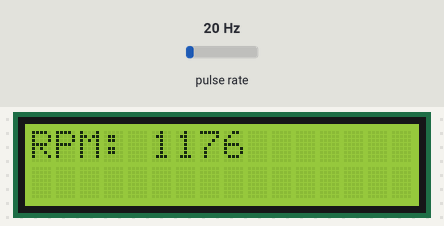
A sketch run on a simulated Arduino Uno, built with avr-gcc and run on an emulated ATmega328P. Parts: 16×2 character LCD. Wiring (inferred from the names in the program): pulse sensor: data pin 2. The inputs (shaded band) are chosen by the test bench; at power-on: pulse rate 20 Hz.

Above: at 3.2 s.
3.3 s: pulse rate (sensor on pin 2) set to 150 Hz
At 4.0 s:
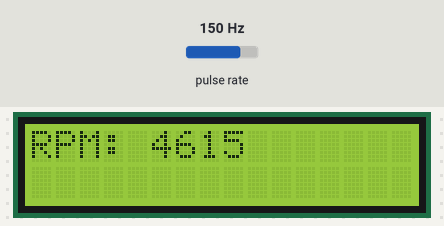
5.6 s: pulse rate (sensor on pin 2) set to 4 Hz
At 7.1 s:
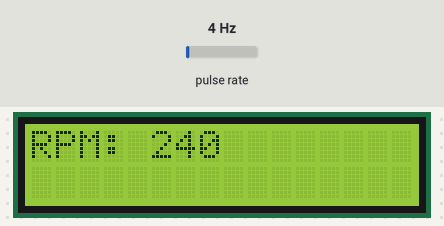
8.2 s: pulse rate (sensor on pin 2) set to 50 Hz
At 12.8 s:
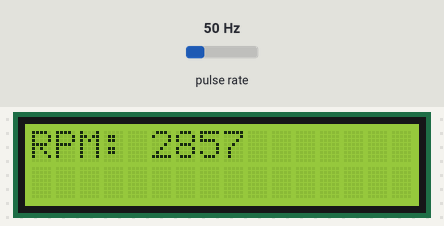
Timing chart, 0 to 14.3 s (numbered marks = the images above; inputs shaded):
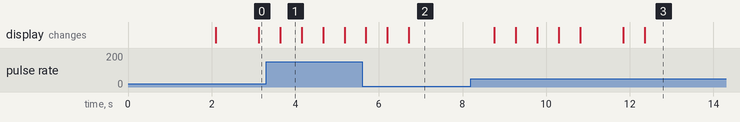

The sketch:

tachometer.ino
```cpp
/*
 * Contactless Digital Tachometer Using Microcontroller
 * ----------------------------------------------------
 * Measures the RPM of a rotating object without physical contact,
 * using a TCRT5000 IR sensor and an Arduino Uno, with output on a
 * 16x2 I2C LCD.
 *
 * Working principle: reflective tape on the rotating object reflects
 * IR light once per revolution, generating a pulse on pin D2. A
 * hardware interrupt times the gap between pulses to compute RPM.
 *
 * Course:  EE 3200 - Electrical & Electronic Project Design
 * Author:  Mohammad Tanzid Ahmed (Roll: 2003031), KUET
 * Supervisor: Dr. Md. Shahjahan, Professor, Dept. of EEE, KUET
 */

#include <Wire.h>
#include <LiquidCrystal_I2C.h>

// Set the LCD address to 0x27 for a 16x2 display
LiquidCrystal_I2C lcd(0x27, 16, 2);

const int sensorPin = 2;  // IR sensor connected to digital pin 2 (INT0)

volatile unsigned long pulseTime = 0;
volatile unsigned long lastPulseTime = 0;
volatile int rpm = 0;

void setup() {
  pinMode(sensorPin, INPUT);

  // Initialize the LCD
  lcd.init();
  lcd.backlight();
  lcd.clear();
  lcd.setCursor(0, 0);
  lcd.print("Digital");
  lcd.setCursor(0, 1);
  lcd.print("Tachometer");

  // Attach an interrupt to the sensor pin.
  // FALLING mode triggers when the pin goes HIGH -> LOW (tape detected).
  attachInterrupt(digitalPinToInterrupt(sensorPin), calculateRPM, FALLING);

  delay(2000);  // Show splash screen
  lcd.clear();
}

void loop() {
  // Display the RPM value calculated by the interrupt routine
  lcd.setCursor(0, 0);
  lcd.print("RPM: ");
  lcd.print(rpm);
  lcd.print("    ");  // Clear any leftover characters

  delay(500);  // Small delay to stabilize the LCD display
}

// Interrupt Service Routine (ISR)
void calculateRPM() {
  pulseTime = millis();  // Get the current time
  if (pulseTime - lastPulseTime > 10) {          // Basic debouncing filter
    rpm = 60000 / (pulseTime - lastPulseTime);   // Calculate RPM
    lastPulseTime = pulseTime;                   // Save for next calculation
  }
}
```

Measured:
- after the input at 3.3 s, the display: changes after 0.34 s (image 1)
- after the input at 5.6 s, the display: first differs from a run without the input after 0.60 s (image 2 shows a later state)
- after the input at 8.2 s, the display: first changes after 0.56 s (image 3 shows a later state)
- what the display in image 1 shows lasts 0.6 s, from 3.6 s to 4.2 s
